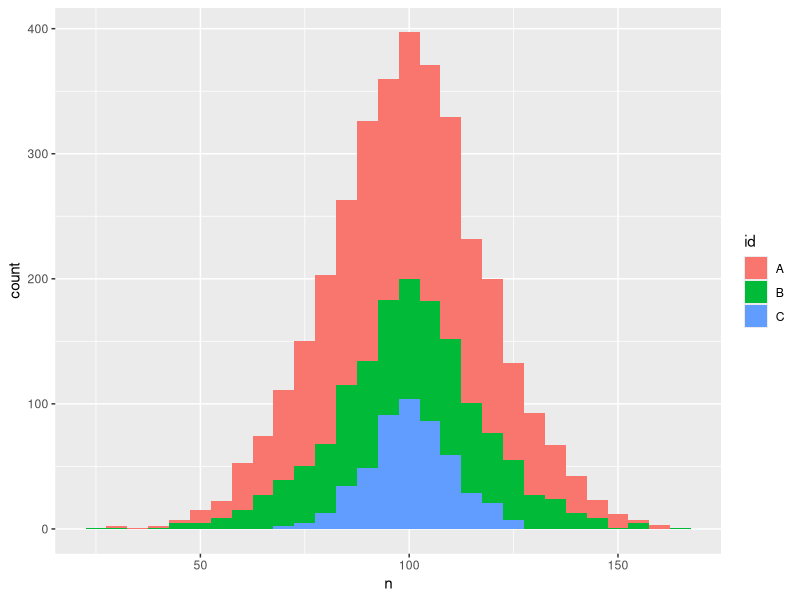
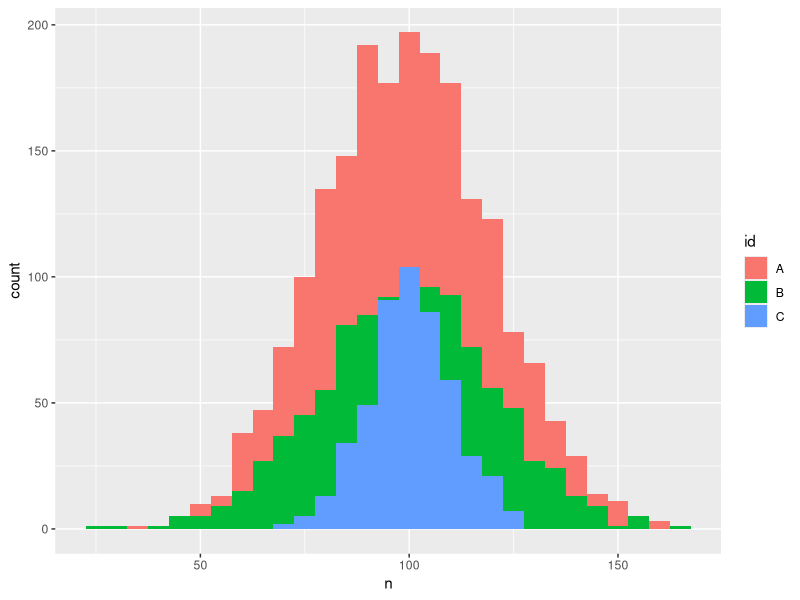
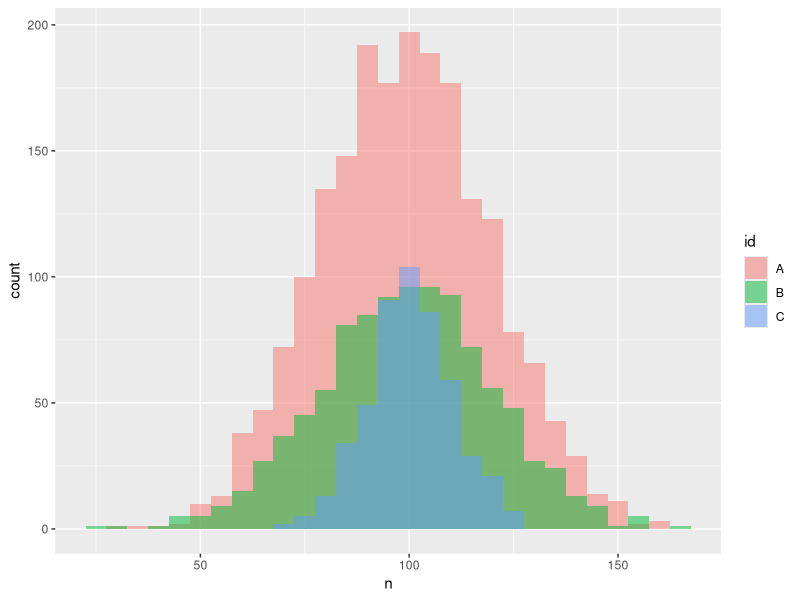
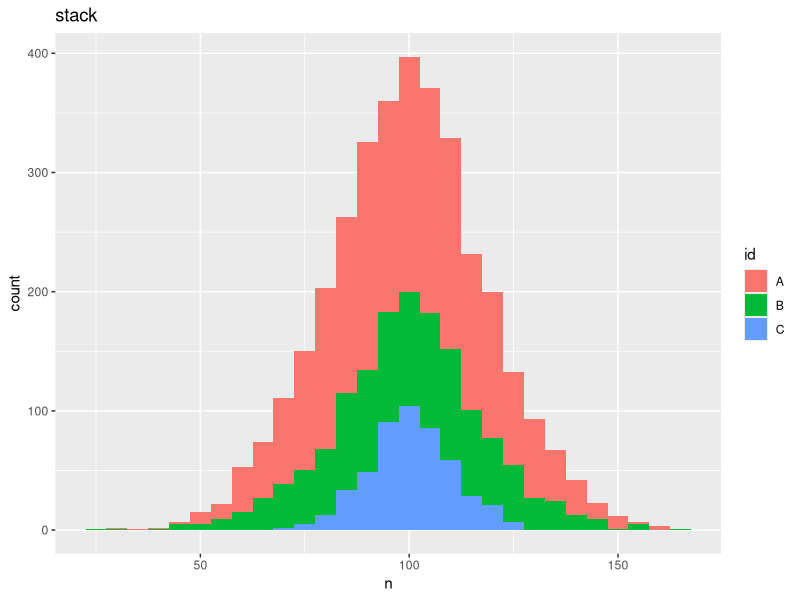
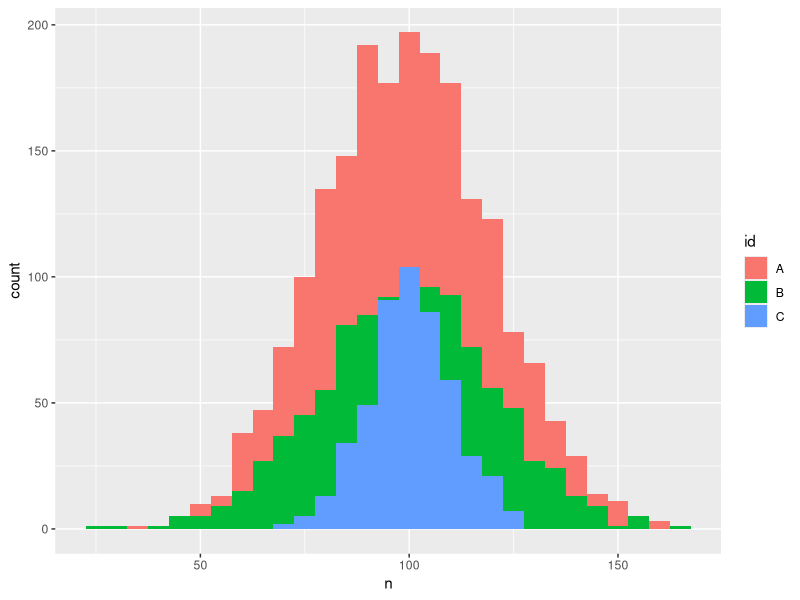
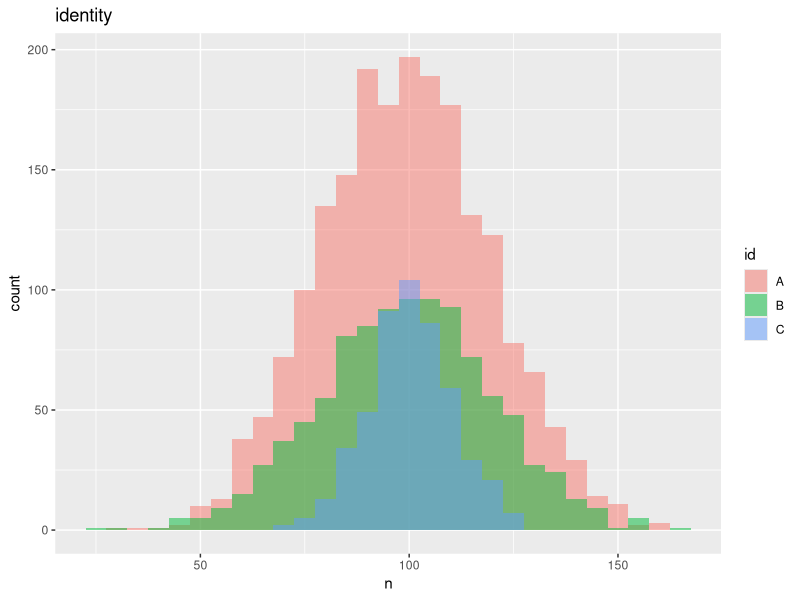
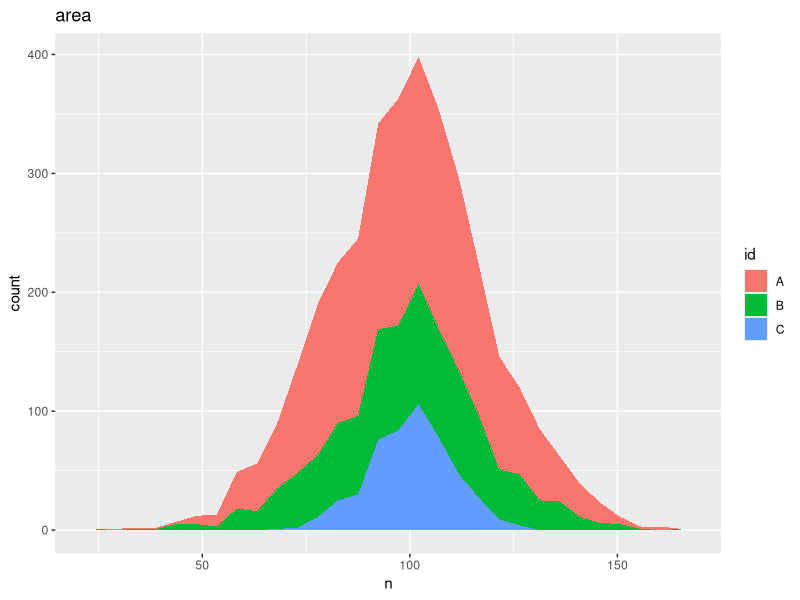
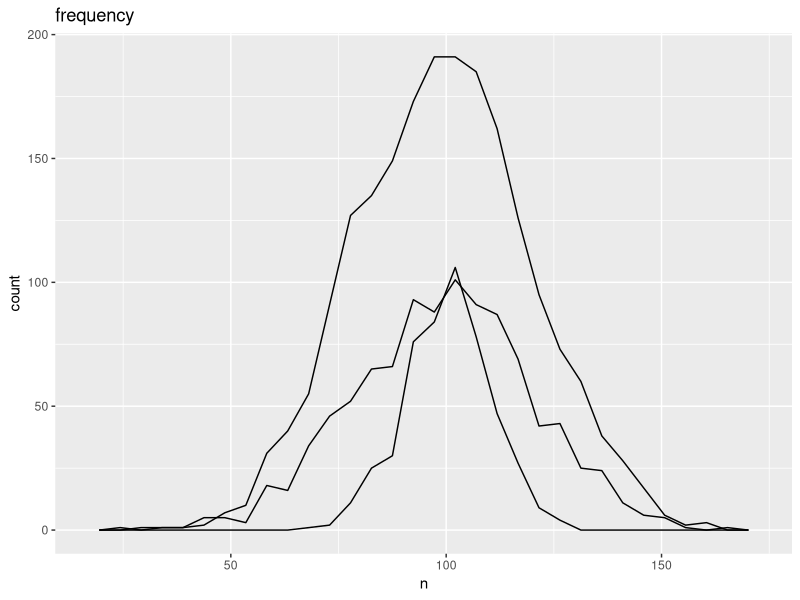

Source code (R) for these figures, in order:
## ---- chunk 1
require("ggplot2")
## ---- chunk 2
d <- data.frame(
	id=c(rep("A",times=2000),
		rep("B",times=1000),
		rep("C",times=500)
		), 
	n=c(floor(rnorm(2000,mean=100,sd=20)),
		floor(rnorm(1000,mean=100,sd=20)),
		floor(rnorm(500,mean=100,sd=10)))
	)
## ---- chunk 3
summary(d$n[d$id=="A"])
summary(d$n[d$id=="B"])
summary(d$n[d$id=="C"])
## ---- chunk 4
ggplot(data=d, aes(x=n, fill=id)) + geom_histogram(binwidth=5)
## ---- chunk 5
ggplot(data=d, aes(x=n, fill=id)) + geom_histogram(binwidth=5, position="identity")
## ---- chunk 6
ggplot(data=d, aes(x=n, fill=id)) + geom_histogram(binwidth=5, position="identity", alpha=0.5)
## ---- chunk 7
ggplot(data=d, aes(x=n, fill=id)) + geom_histogram(binwidth=5) + labs(title="stack")
ggplot(data=d, aes(x=n, fill=id)) + geom_histogram(binwidth=5, position="identity")
ggplot(data=d, aes(x=n, fill=id)) + geom_histogram(binwidth=5, position="identity", alpha=0.5) + labs(title="identity")
## ---- chunk 8
ggplot(data=d, aes(x=n, fill=id)) + geom_area(bins=30, stat="bin") + labs(title="area")
## ---- chunk 9
ggplot(data=d, aes(x=n, fill=id)) + geom_freqpoly(bins=30) + labs(title="frequency")
## ---- chunk 10
gg.data <- data.frame(
	ggplot_build(
		ggplot(data=d, aes(x=n, color=id)) + geom_freqpoly(bins=30)
		)$data
	)
## ---- chunk 11
head(gg.data)
## ---- chunk 12
ggplot(data=gg.data, aes(x=x, y=count, group=group)) +
	geom_line(aes(color=colour)) +
	geom_polygon(aes(fill=colour)) +
	scale_fill_manual(name="id", labels=c("A","B","C"), values=unique(gg.data$colour)) +
	scale_color_manual(name="id", labels=c("A","B","C"), values=unique(gg.data$colour))
## ---- chunk 13
ggplot(data=d, aes(x=n, fill=id)) + 
	geom_area(bins=30, stat="bin", position="identity") + 
	labs(title="area")
## ---- chunk 14
ggplot(data=d, aes(x=n, fill=id, alpha=id)) + 
	geom_area(bins=30, stat="bin", position="identity") + 
	scale_alpha_manual(values=c(0.25,0.5,1.0)) + 
	labs(title="area")
## ---- chunk 15
	ggplot(data=d, aes(x=n, fill=id)) + geom_histogram(binwidth=5) + labs(title="histogram (stacked)")
	ggplot(data=d, aes(x=n, fill=id)) + geom_histogram(binwidth=5, position="identity", alpha=0.5) + labs(title="histogram (identity)")
	ggplot(data=d, aes(x=n, fill=id)) + geom_area(bins=30, stat="bin") + labs(title="area (stacked)")
	ggplot(data=d, aes(x=n, fill=id, alpha=id)) + geom_area(bins=30, stat="bin", position="identity") + scale_alpha_manual(values=c(0.25,0.5,1.0)) + labs(title="area (identity)")
	ggplot(data=d, aes(x=n, color=id, fill=id, alpha=id)) + geom_density() + scale_alpha_manual(values=rep(0.25,times=3)) + labs(title="density")
	ggplot(data=d, aes(x=n, color=id)) + stat_ecdf() + labs(title="ecdf")
